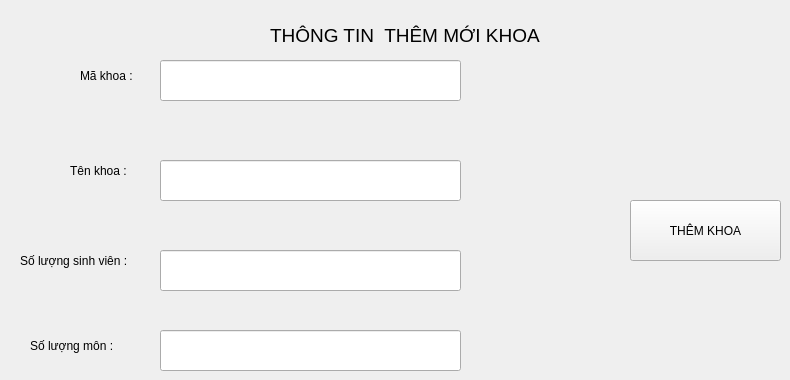
      <widget class="QWidget" name="themkhoapage">
       <widget class="QLabel" name="label_60">
        <property name="geometry">
         <rect>
          <x>270</x>
          <y>0</y>
          <width>321</width>
          <height>71</height>
         </rect>
        </property>
        <property name="font">
         <font>
          <pointsize>14</pointsize>
         </font>
        </property>
        <property name="text">
         <string>THÔNG TIN  THÊM MỚI KHOA</string>
        </property>
       </widget>
       <widget class="QLabel" name="label_61">
        <property name="geometry">
         <rect>
          <x>80</x>
          <y>50</y>
          <width>61</width>
          <height>51</height>
         </rect>
        </property>
        <property name="text">
         <string>Mã khoa : </string>
        </property>
       </widget>
       <widget class="QLabel" name="label_62">
        <property name="geometry">
         <rect>
          <x>70</x>
          <y>140</y>
          <width>71</width>
          <height>61</height>
         </rect>
        </property>
        <property name="text">
         <string>Tên khoa :</string>
        </property>
       </widget>
       <widget class="QLabel" name="label_63">
        <property name="geometry">
         <rect>
          <x>20</x>
          <y>230</y>
          <width>121</width>
          <height>61</height>
         </rect>
        </property>
        <property name="text">
         <string>Số lượng sinh viên :</string>
        </property>
       </widget>
       <widget class="QLabel" name="label_64">
        <property name="geometry">
         <rect>
          <x>30</x>
          <y>320</y>
          <width>121</width>
          <height>51</height>
         </rect>
        </property>
        <property name="text">
         <string>Số lượng môn :</string>
        </property>
       </widget>
       <widget class="QLineEdit" name="lineEdit_6">
        <property name="geometry">
         <rect>
          <x>160</x>
          <y>60</y>
          <width>301</width>
          <height>41</height>
         </rect>
        </property>
        <property name="readOnly">
         <bool>true</bool>
        </property>
       </widget>
       <widget class="QLineEdit" name="lineEdit_7">
        <property name="geometry">
         <rect>
          <x>160</x>
          <y>160</y>
          <width>301</width>
          <height>41</height>
         </rect>
        </property>
       </widget>
       <widget class="QLineEdit" name="lineEdit_8">
        <property name="geometry">
         <rect>
          <x>160</x>
          <y>250</y>
          <width>301</width>
          <height>41</height>
         </rect>
        </property>
       </widget>
       <widget class="QLineEdit" name="lineEdit_9">
        <property name="geometry">
         <rect>
          <x>160</x>
          <y>330</y>
          <width>301</width>
          <height>41</height>
         </rect>
        </property>
       </widget>
       <widget class="QPushButton" name="pushButton_2">
        <property name="geometry">
         <rect>
          <x>630</x>
          <y>200</y>
          <width>151</width>
          <height>61</height>
         </rect>
        </property>
        <property name="text">
         <string>THÊM KHOA</string>
        </property>
       </widget>
      </widget>
